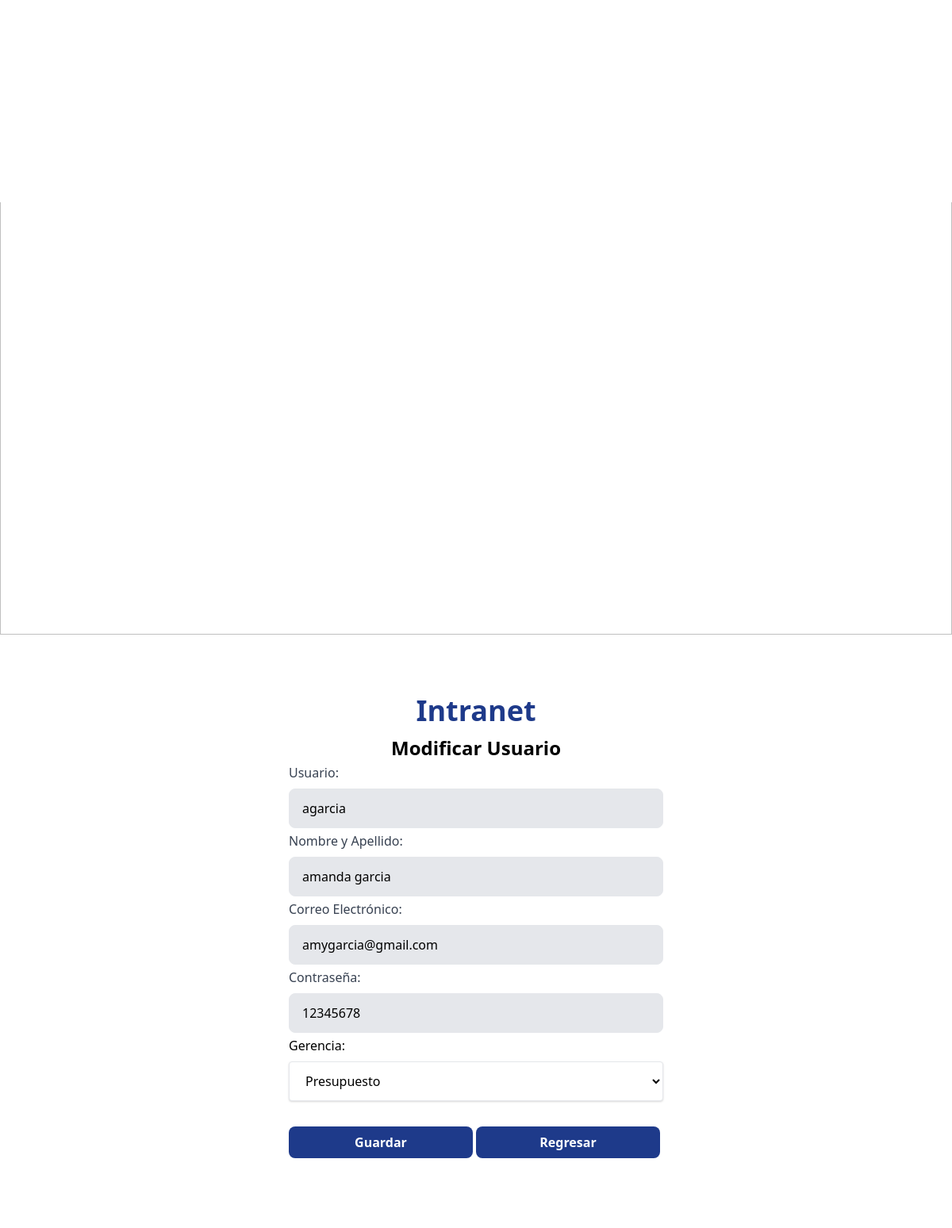
Page /editar.php?IdUsuarios=6 on the committed database.
### tables this page shows
CREATE TABLE `usuario` (
  `IdUsuarios` int NOT NULL,
  `NombreCompleto` varchar(500) DEFAULT NULL,
  `Usuarios` varchar(100) NOT NULL,
  `email` varchar(255) NOT NULL,
  `Clave` varchar(255) DEFAULT NULL,
  `Fecha` datetime NOT NULL,
  `IdPermisos` int NOT NULL
);

CREATE TABLE `permisos` (
  `IdPermisos` int NOT NULL,
  `Gerencias` varchar(500) DEFAULT NULL
);

### php/formulario.php (the view, shortened to what this page needs)
<?php
include "conexion.php";
$sql1= "SELECT usuario.IdUsuarios, usuario.Usuarios, usuario.NombreCompleto, usuario.email, usuario.Clave, permisos.Gerencias, permisos.IdPermisos FROM usuario, permisos WHERE (usuario.IdPermisos = permisos.IdPermisos) AND IdUsuarios = ".$_GET["IdUsuarios"];
$query = $con->query($sql1);
$person = null;
if($query->num_rows>0){
while ($r=$query->fetch_object()){
  $person=$r;
  break;
}
  }
?>
<?php if($person!=null):?>
  <!DOCTYPE html>
<html lang="es">
<head>
    <link rel="stylesheet" href="https://cdnjs.cloudflare.com/ajax/libs/tailwindcss/2.2.19/tailwind.min.css">
</head>
<body class="bg-fixed bg-center bg-no-repeat bg-cover" style="background-image: url(./img/fondo.jpg)">
    <img src="./img/cinti.jpg"  class="img-responsive" width="100%" height="100%">
    <section class="justify-center md:flex-row h-screen items-center py-1">
<div class="mt-3 mb-3">
<div class="m-4 bg-white items-center p-3 rounded-lg justify-center mt-6 p-10 flex md:mx-auto md:mx-0 md:max-w-md lg:max-w-full w-full md:w-1/2 xl:w-1/3 px-6 lg:px-16 xl:px-12 snap-none">
            <div class="w-full h-100 mb-1 touch-none">
                <h1 class="text-4xl font-bold text-center py-2 pb-0 text-blue-900">Intranet</h1>
                <h1 class="text-2xl font-bold text-center leading-tight mt-3">Modificar Usuario</h1>
<form class="mt-0" role="form" method="post" action="php/actualizar.php">
  <div class="mt-1">
    <label class="block text-gray-700" for="Usuarios">Usuario:</label>
    <input type="text"  class="w-full bg-gray-200 mt-2 border focus:border-blue-900 focus:bg-white focus:outline-none rounded-lg px-4 py-3" autocomplete autofocus required value="<?php echo $person->Usuarios; ?>" name="Usuarios" required>
  </div>
  <div class="mt-1">
    <label class="block text-gray-700" for="NombreCompleto">Nombre y Apellido:</label>
    <input type="text" class="w-full bg-gray-200 mt-2 border focus:border-blue-900 focus:bg-white focus:outline-none rounded-lg px-4 py-3" autocomplete autofocus required  value="<?php echo $person->NombreCompleto; ?>" name="NombreCompleto" required>
  </div>
  <div class="mt-1">
    <label class="block text-gray-700" for="email">Correo Electrónico:</label>
    <input type="email" class="w-full bg-gray-200 mt-2 border focus:border-blue-900 focus:bg-white focus:outline-none rounded-lg px-4 py-3" autocomplete autofocus required value="<?php echo $person->email; ?>" name="email" >
  </div>
  <div class="mt-1">
    <label class="block text-gray-700" for="address">Contraseña:</label>
    <input type="text" class="w-full bg-gray-200 mt-2 border focus:border-blue-900 focus:bg-white focus:outline-none rounded-lg px-4 py-3" autocomplete autofocus required value="<?php echo $person->Clave; ?>" name="Clave" required>
  </div>
  <div class="mt-1">
    <label for="phone">Gerencia:</label>
    <select class="block  w-full bg-white mt-2 border border-gray-200 hover:border-gray-500 px-4 py-3 pr-8 rounded shadow leading-tight " name="IdPermisos" id="IdPermisos" >
                    <option class="px-4 py-3 pr-8 hover:bg-gray-200 hover:px-2" value="<?php echo $person->IdPermisos; ?>"><?php echo $person->Gerencias; ?></option>
                    </select>
  </div>
  <div class="mt-2 sm:mt-8 sm:flex sm:justify-center lg:justify-start">
  <button  class="w-full text-center bg-blue-900 mr-1 px-4 py-2 rounded-lg font-semibold text-white hover:bg-blue-800 outline-none"  type="submit">Guardar</button></a>
                    <a href="./editar-usuario.php" class="w-full text-center bg-blue-900 mr-1 px-4 py-2 rounded-lg font-semibold text-white hover:bg-blue-800 outline-none">
                    Regresar</a>
</form>
<?php else:?>
  <p class="alert alert-danger">404 No se encuentra</p>
<?php endif;?>
</div>
                </div>
                    </div>
                    </section>
                    </body>
</html>

### rows in the picture
usuario: Usuarios "agarcia", NombreCompleto "amanda garcia", email "amygarcia@gmail.com", Clave "12345678", IdPermisos "Presupuesto"
